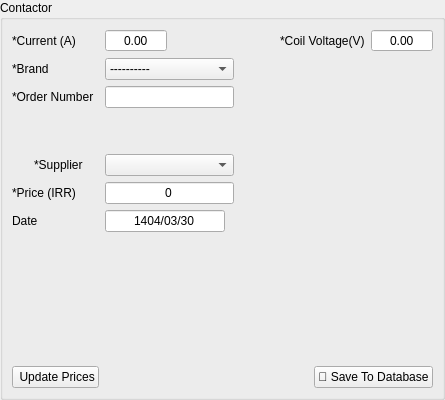
      <widget class="QWidget" name="contactor">
       <layout class="QGridLayout" name="gridLayout_2">
        <property name="leftMargin">
         <number>0</number>
        </property>
        <property name="topMargin">
         <number>0</number>
        </property>
        <property name="rightMargin">
         <number>0</number>
        </property>
        <property name="bottomMargin">
         <number>0</number>
        </property>
        <item row="1" column="0">
         <widget class="QGroupBox" name="contactor_gp_box">
          <property name="minimumSize">
           <size>
            <width>0</width>
            <height>400</height>
           </size>
          </property>
          <property name="title">
           <string>Contactor</string>
          </property>
          <layout class="QGridLayout" name="gridLayout_4">
           <item row="7" column="2">
            <widget class="QLineEdit" name="contactor_price">
             <property name="minimumSize">
              <size>
               <width>0</width>
               <height>0</height>
              </size>
             </property>
             <property name="maximumSize">
              <size>
               <width>150</width>
               <height>16777215</height>
              </size>
             </property>
             <property name="text">
              <string>0</string>
             </property>
             <property name="alignment">
              <set>Qt::AlignCenter</set>
             </property>
            </widget>
           </item>
           <item row="1" column="3">
            <spacer name="horizontalSpacer_3">
             <property name="orientation">
              <enum>Qt::Horizontal</enum>
             </property>
             <property name="sizeType">
              <enum>QSizePolicy::Minimum</enum>
             </property>
             <property name="sizeHint" stdset="0">
              <size>
               <width>40</width>
               <height>20</height>
              </size>
             </property>
            </spacer>
           </item>
           <item row="10" column="4" colspan="2" alignment="Qt::AlignRight">
            <widget class="QPushButton" name="contactor_save_btn">
             <property name="maximumSize">
              <size>
               <width>150</width>
               <height>16777215</height>
              </size>
             </property>
             <property name="text">
              <string>💾 Save To Database</string>
             </property>
            </widget>
           </item>
           <item row="3" column="2">
            <widget class="QLineEdit" name="contactor_order_number">
             <property name="minimumSize">
              <size>
               <width>0</width>
               <height>0</height>
              </size>
             </property>
             <property name="maximumSize">
              <size>
               <width>150</width>
               <height>16777215</height>
              </size>
             </property>
            </widget>
           </item>
           <item row="9" column="5">
            <spacer name="verticalSpacer_2">
             <property name="orientation">
              <enum>Qt::Vertical</enum>
             </property>
             <property name="sizeHint" stdset="0">
              <size>
               <width>1</width>
               <height>40</height>
              </size>
             </property>
            </spacer>
           </item>
           <item row="2" column="2">
            <widget class="QComboBox" name="contactor_brand">
             <item>
              <property name="text">
               <string>----------</string>
              </property>
             </item>
             <item>
              <property name="text">
               <string>Schneider Electric</string>
              </property>
             </item>
             <item>
              <property name="text">
               <string>Siemens</string>
              </property>
             </item>
             <item>
              <property name="text">
               <string>Hyundai</string>
              </property>
             </item>
            </widget>
           </item>
           <item row="1" column="0" colspan="2">
            <widget class="QLabel" name="label_2">
             <property name="text">
              <string>*Current (A)</string>
             </property>
            </widget>
           </item>
           <item row="7" column="0" colspan="2">
            <widget class="QLabel" name="label_3">
             <property name="text">
              <string>*Price (IRR)</string>
             </property>
            </widget>
           </item>
           <item row="2" column="0" colspan="2">
            <widget class="QLabel" name="label_9">
             <property name="text">
              <string>*Brand</string>
             </property>
            </widget>
           </item>
           <item row="1" column="5">
            <widget class="QDoubleSpinBox" name="contactor_coil_voltage">
             <property name="minimumSize">
              <size>
               <width>62</width>
               <height>0</height>
              </size>
             </property>
             <property name="maximumSize">
              <size>
               <width>100</width>
               <height>16777215</height>
              </size>
             </property>
             <property name="alignment">
              <set>Qt::AlignCenter</set>
             </property>
             <property name="buttonSymbols">
              <enum>QAbstractSpinBox::NoButtons</enum>
             </property>
             <property name="maximum">
              <double>999.000000000000000</double>
             </property>
            </widget>
           </item>
           <item row="5" column="0">
            <widget class="QPushButton" name="contactor_add_supplier_btn">
             <property name="maximumSize">
              <size>
               <width>16</width>
               <height>16</height>
              </size>
             </property>
             <property name="styleSheet">
              <string notr="true">QPushButton {
    background-color: rgba(0, 0, 0, 0); /* Fully transparent background */
    border: none;                      /* Optional: remove the border */
}
QPushButton:hover {
	color: #d3dae3;
	padding: 2px;
	background-color: #F77F00;
}

QPushButton:pressed {
	color: #d3dae3;
	padding: 2px;
	background-color: #F77F00;
}
QPushButton:pressed {
	color: #d3dae3;
	padding: 2px;
	background-color: #2c2f2f;
}</string>
             </property>
             <property name="text">
              <string/>
             </property>
             <property name="icon">
              <iconset>
               <normaloff>../../assets/plus.png</normaloff>../../assets/plus.png</iconset>
             </property>
            </widget>
           </item>
           <item row="1" column="2">
            <widget class="QDoubleSpinBox" name="contactor_current">
             <property name="minimumSize">
              <size>
               <width>62</width>
               <height>0</height>
              </size>
             </property>
             <property name="maximumSize">
              <size>
               <width>50</width>
               <height>16777215</height>
              </size>
             </property>
             <property name="alignment">
              <set>Qt::AlignCenter</set>
             </property>
             <property name="buttonSymbols">
              <enum>QAbstractSpinBox::NoButtons</enum>
             </property>
            </widget>
           </item>
           <item row="1" column="4">
            <widget class="QLabel" name="label_4">
             <property name="maximumSize">
              <size>
               <width>16777215</width>
               <height>16777215</height>
              </size>
             </property>
             <property name="text">
              <string>*Coil Voltage(V)</string>
             </property>
            </widget>
           </item>
           <item row="4" column="2">
            <spacer name="verticalSpacer_13">
             <property name="orientation">
              <enum>Qt::Vertical</enum>
             </property>
             <property name="sizeType">
              <enum>QSizePolicy::Minimum</enum>
             </property>
             <property name="sizeHint" stdset="0">
              <size>
               <width>20</width>
               <height>40</height>
              </size>
             </property>
            </spacer>
           </item>
           <item row="5" column="1">
            <widget class="QLabel" name="label_7">
             <property name="text">
              <string>*Supplier</string>
             </property>
            </widget>
           </item>
           <item row="5" column="2">
            <widget class="QComboBox" name="contactor_supplier_list">
             <property name="maximumSize">
              <size>
               <width>150</width>
               <height>16777215</height>
              </size>
             </property>
            </widget>
           </item>
           <item row="3" column="0" colspan="2">
            <widget class="QLabel" name="label">
             <property name="text">
              <string>*Order Number</string>
             </property>
            </widget>
           </item>
           <item row="10" column="0" colspan="2">
            <widget class="QPushButton" name="update_contactor_prices_btn">
             <property name="maximumSize">
              <size>
               <width>150</width>
               <height>16666</height>
              </size>
             </property>
             <property name="toolTip">
              <string/>
             </property>
             <property name="styleSheet">
              <string notr="true"/>
             </property>
             <property name="text">
              <string> Update Prices</string>
             </property>
             <property name="icon">
              <iconset>
               <normaloff>../../assets/refresh.png</normaloff>../../assets/refresh.png</iconset>
             </property>
             <property name="iconSize">
              <size>
               <width>17</width>
               <height>17</height>
              </size>
             </property>
            </widget>
           </item>
           <item row="8" column="0" colspan="2">
            <widget class="QLabel" name="label_89">
             <property name="maximumSize">
              <size>
               <width>73</width>
               <height>16777215</height>
              </size>
             </property>
             <property name="text">
              <string>Date</string>
             </property>
            </widget>
           </item>
           <item row="8" column="2">
            <widget class="QLineEdit" name="contactor_price_date">
             <property name="maximumSize">
              <size>
               <width>120</width>
               <height>16777215</height>
              </size>
             </property>
             <property name="text">
              <string>1404/03/30</string>
             </property>
             <property name="alignment">
              <set>Qt::AlignCenter</set>
             </property>
            </widget>
           </item>
          </layout>
         </widget>
        </item>
       </layout>
      </widget>
